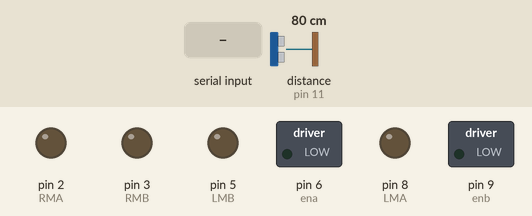
The sketch below on a simulated Arduino Uno, built with avr-gcc and run on an emulated ATmega328P. On the bench: switched loads named in the sketch (green lamp = pin HIGH), output pins drawn as LEDs (lit = HIGH). Wiring (inferred from the names in the program): ultrasonic range finder: trigger pin 10; echo pin 11. The inputs (shaded band) are chosen by the test bench; at power-on: distance to the obstacle (sensor on pin 11) 80 cm. The echo pulse lasts 58.3 µs per cm; pins used as bus, display or sensor lines are not drawn; what the sketch prints to the serial monitor is not drawn.

Above: at 2.2 s.
2.3 s: "F" received over Serial
At 3.5 s:
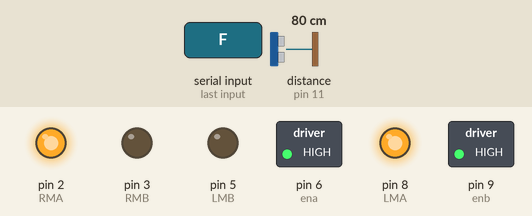
3.8 s: "B" received over Serial
At 4.7 s:
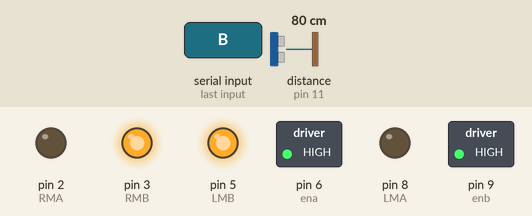
5.3 s: "L" received over Serial
At 5.7 s:
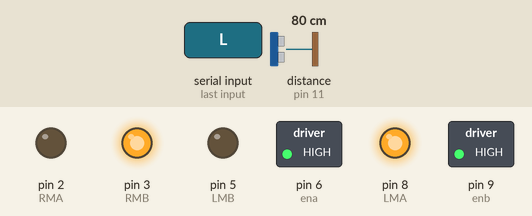
6.8 s: "R" received over Serial
At 8.0 s:
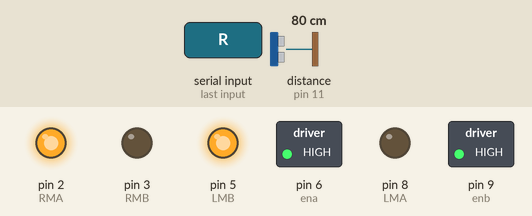
8.3 s: "S" received over Serial
At 9.1 s:
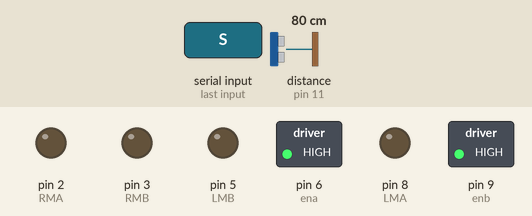
Timing chart, 0 to 11.3 s (numbered marks = the images above; inputs shaded):
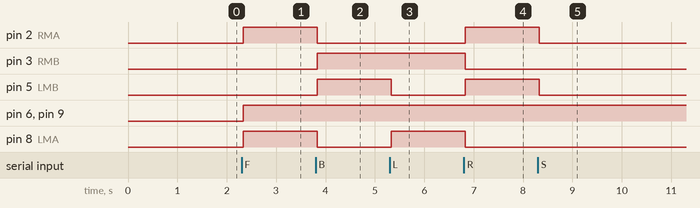

Measured:
- after the input at 2.3 s, pin 2 (RMA), pin 6 (ena), pin 8 (LMA), pin 9 (enb): LOW → HIGH at once
- after the input at 3.8 s, pin 2 (RMA), pin 8 (LMA): HIGH → LOW at once; pin 3 (RMB), pin 5 (LMB): LOW → HIGH at once
- after the input at 5.3 s, pin 5 (LMB): HIGH → LOW at once; pin 8 (LMA): LOW → HIGH at once
- after the input at 6.8 s, pin 2 (RMA), pin 5 (LMB): LOW → HIGH at once; pin 3 (RMB), pin 8 (LMA): HIGH → LOW at once
- after the input at 8.3 s, pin 2 (RMA), pin 5 (LMB): HIGH → LOW at once

The sketch:

Android_controlled_robot_with_obstacle_and_flame_detection.ino
```cpp
const int trigPin1 = 10;
const int echoPin1 = 11;
const int flame =12;

char a;
 int ena = 6;
int enb=9;
int RMA =2;
int RMB = 3;
int LMA = 8;
int LMB = 5;

void Robot_Forward()
 {
    analogWrite(ena,255);
   analogWrite(enb,255);
  digitalWrite(RMA,1);     //Forward
  digitalWrite(RMB,0);
  digitalWrite(LMA,1);
  digitalWrite(LMB,0);
 }

void Robot_Backward()
 {  analogWrite(ena,255);
   analogWrite(enb,255);
  digitalWrite(RMA,0);     //Backward
  digitalWrite(RMB,1);
  digitalWrite(LMA,0);
  digitalWrite(LMB,1);
 }

void Robot_Right()
  {  analogWrite(ena,255);
   analogWrite(enb,255);
    digitalWrite(RMA,1);     //Right
    digitalWrite(RMB,0);
    digitalWrite(LMA,0);
    digitalWrite(LMB,1);
  }

void Robot_Left()
  {  analogWrite(ena,255);
   analogWrite(enb,255);
    digitalWrite(RMA,0);     //Left
    digitalWrite(RMB,1);
    digitalWrite(LMA,1);
    digitalWrite(LMB,0);
  }

void Robot_Stop()
  {  analogWrite(ena,255);
   analogWrite(enb,255);
    digitalWrite(RMA,0);     //Stop
    digitalWrite(RMB,0);
    digitalWrite(LMA,0);
    digitalWrite(LMB,0);
  }

void setup()
{
  pinMode(trigPin1, OUTPUT);
  pinMode(echoPin1, INPUT);
  pinMode(flame, INPUT);

  pinMode(RMA,OUTPUT);    //Robot
  pinMode(RMB,OUTPUT);
  pinMode(LMA,OUTPUT);
  pinMode(LMB,OUTPUT);

  Serial.begin(9600);
  Serial.println("Welcome to Android controlled Spying ROBOT");


  delay(1000);
}

void loop()
{

  long duration1, r1;

  digitalWrite(trigPin1, LOW);
  delayMicroseconds(2);
  digitalWrite(trigPin1, HIGH);
  delayMicroseconds(10);
  digitalWrite(trigPin1, LOW);

  duration1 = pulseIn(echoPin1, HIGH);
  r1 = 3.4 * duration1 / 2;
  float distance1 = r1 / 100.00;


  Serial.println("Robot test");
 while(Serial.available())
    {
       Serial.println("Robot test1");
      a = Serial.read();
      delay(10);

    //digitalWrite(led,LOW);
    //Serial.println(c);
   if(distance1 < 30)
  {


    Robot_Backward();
      delay(500);
    Robot_Stop();

  }

     else if(a=='F')    //FORWARD
       {
          Serial.println("Forward");

          Robot_Forward();


       }
      else if(a=='B')    //BACKWARD
       {
         Serial.println("Backward");

         Robot_Backward();


       }
      else if(a=='L')     //LEFT
       {
         Serial.println("Left");

         Robot_Left();


       }

     else if(a=='R')    //RIGHT
      {
        Serial.println("Right");

        Robot_Right();


      }

     else if(a=='S')
      {
          Serial.println("Stop");

          Robot_Stop();

      }
  }
}
```
